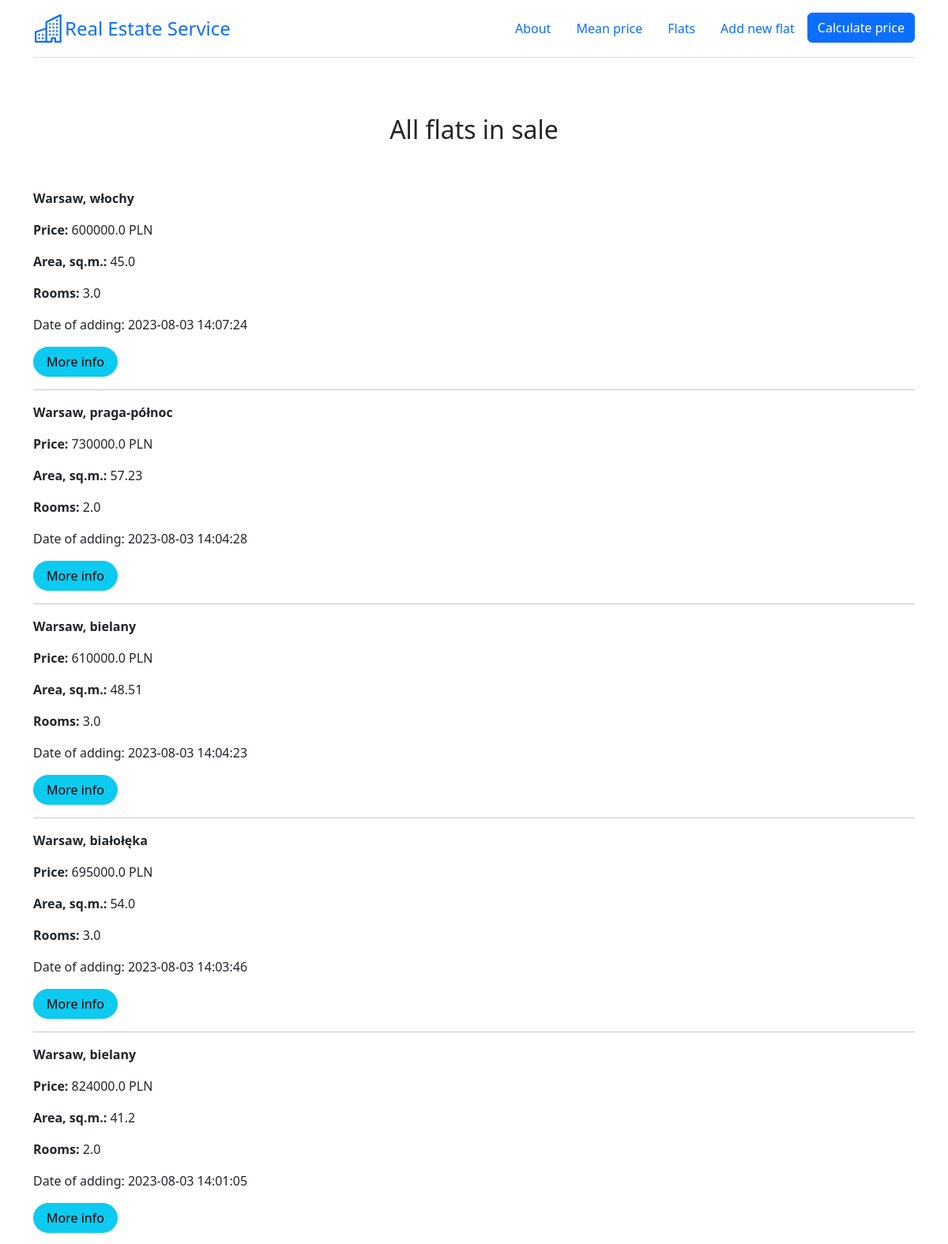
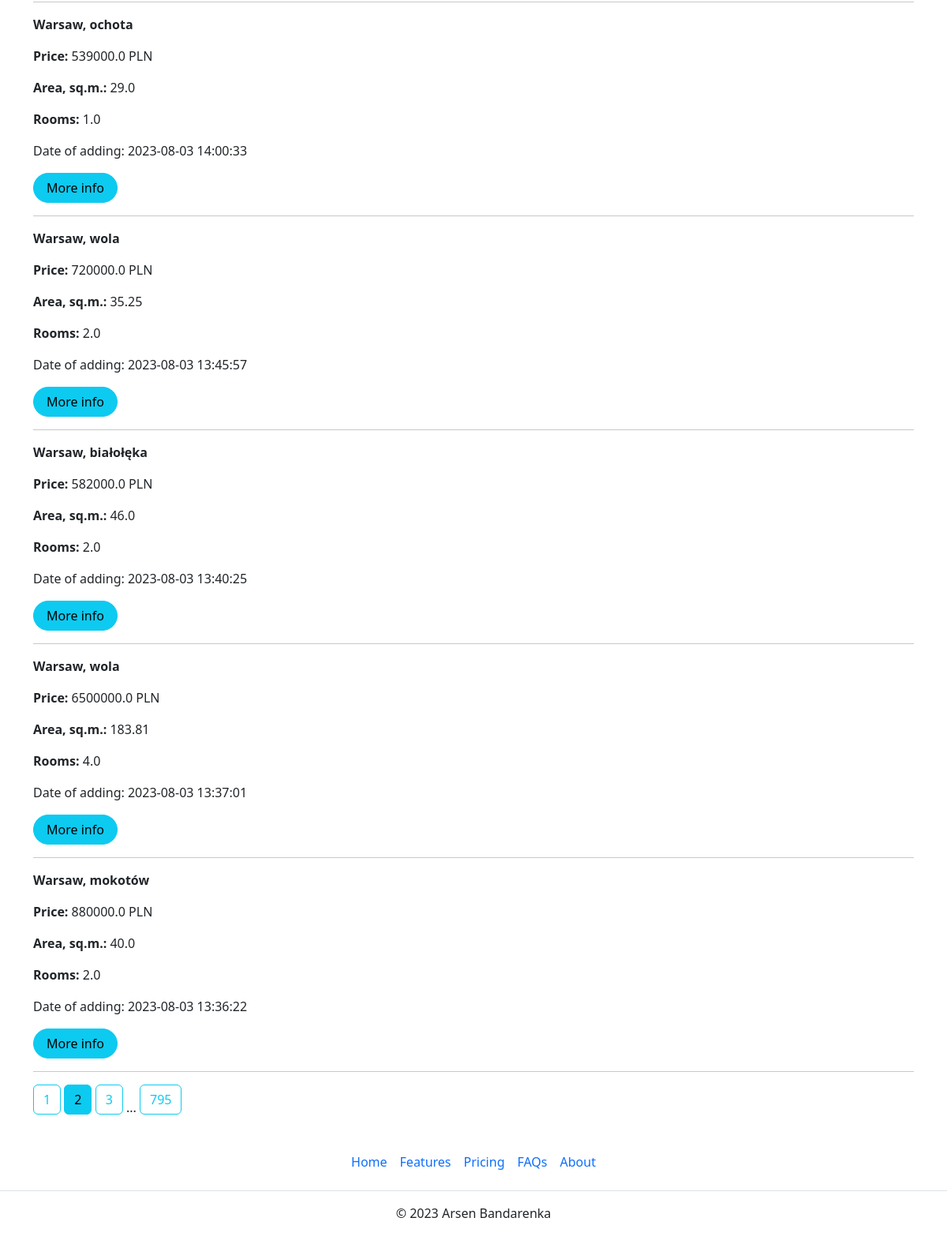
Page /flats?page=2 on the earlier database version (2 pictures, top to bottom).
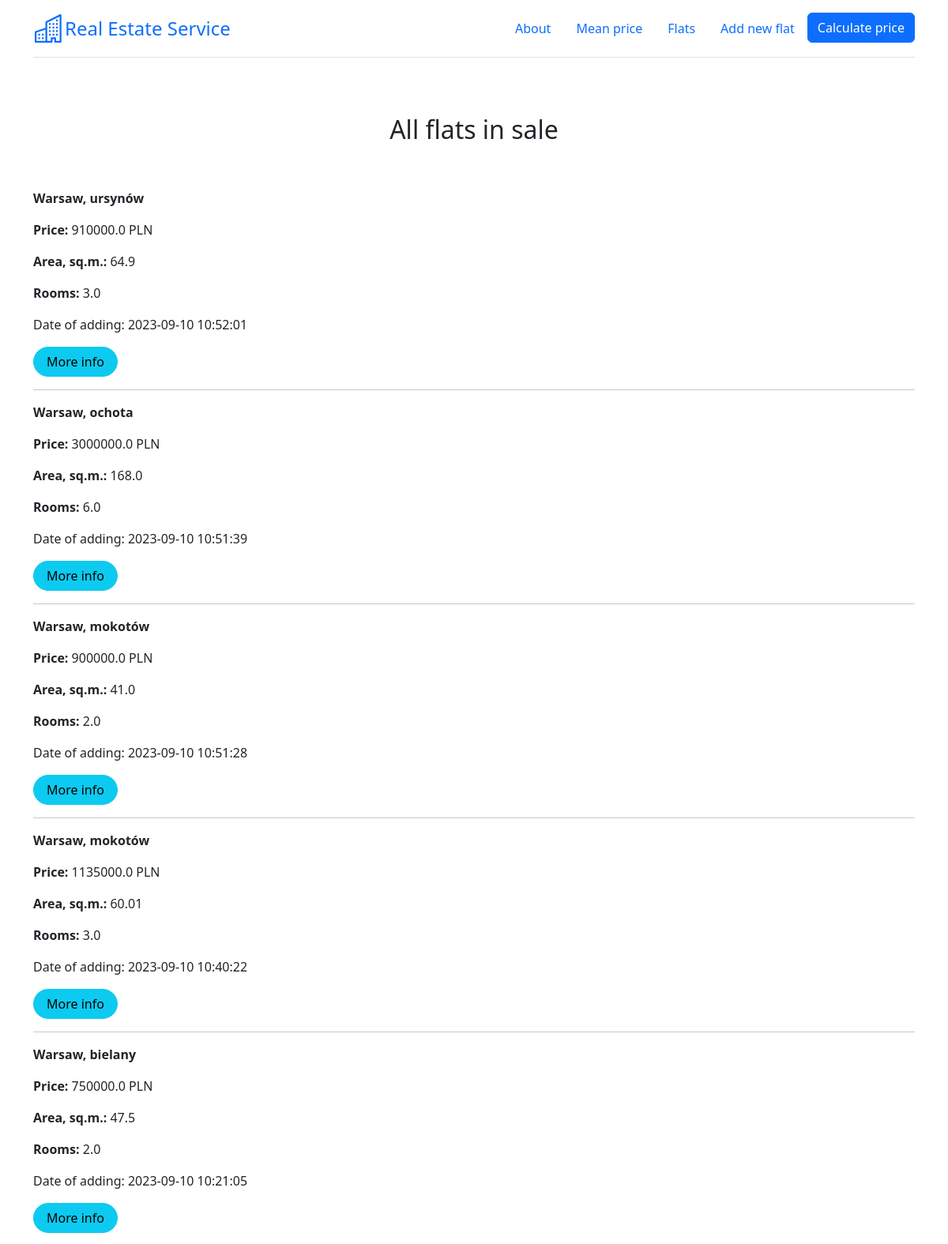
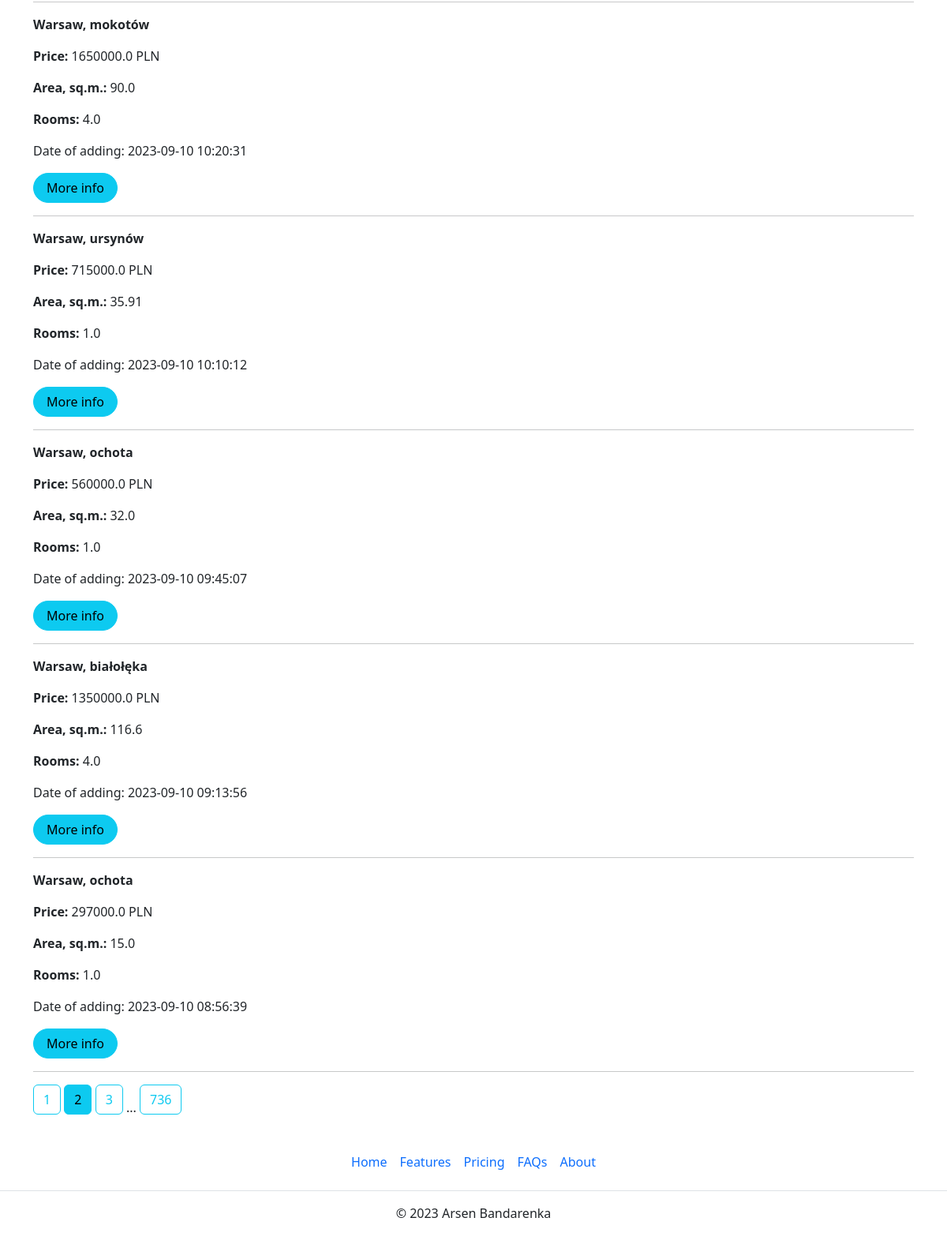
Same page on the later database version (2 pictures, top to bottom).
### app.py (models this page shows)
class Flat(db.Model):
    __tablename__ = "flats_load"
    __table_args__ = {'extend_existing': True}
    id = db.Column(db.Integer, primary_key=True, unique=True)
    district = db.Column(db.Text)
    street = db.Column(db.Text)
    price = db.Column(db.Float)
    area = db.Column(db.Float)
    rooms = db.Column(db.Integer)
    renovation = db.Column(db.Integer)
    floor = db.Column(db.Integer)
    market = db.Column(db.Integer)
    elevator = db.Column(db.Integer)
    balcony = db.Column(db.Integer)
    terrace = db.Column(db.Integer)
    garden = db.Column(db.Integer)
    central_heating = db.Column(db.Integer)
    seller = db.Column(db.Integer)
    blok = db.Column(db.Integer)
    parking = db.Column(db.Integer)
    publication_date = db.Column(db.DateTime, default=datetime.datetime.now())

### app.py (the view)
@app.route('/flats')
def show_flats():
    page = request.args.get('page', 1, type=int)
    flats = db.paginate(db.select(Flat).order_by(Flat.publication_date.desc()), page=page, per_page=10)
    return render_template('gpt_page.html', flats=flats, floor_dict=floor_dict)

### templates/gpt_page.html (shortened to what this page needs)
{% extends 'base.html' %}
{% block text_center %}<h2>All flats in sale</h2>{% endblock %}
{% block body %}
{% for flat in flats.items %}
    <p><strong>Warsaw, {{flat.district}}</strong></p>
    <p><strong>Price: </strong> {{flat.price}} PLN</p>
    <p><strong>Area, sq.m.: </strong> {{flat.area}}</p>
    <p><strong>Rooms: </strong> {{flat.rooms}}</p>
    <p>Date of adding: {{flat.publication_date}}</p>
    <a href="/flats/{{ flat.id }}" class="btn btn-info rounded-pill px-3">More info</a>
    <hr>
{% endfor %}
{% for page_num in flats.iter_pages(left_edge=1, left_current=1, right_current=1, right_edge=1) %}
{% if page_num %}
    {% if flats.page == page_num %}
    <a class="btn btn-info mb-4" href="{{ url_for('show_flats', page=page_num) }}">{{ page_num }}</a>
    {% else %}
    <a class="btn btn-outline-info mb-4" href="{{ url_for('show_flats', page=page_num) }}">{{ page_num }}</a>
    {% endif %}
{% else %}
...
{% endif %}
{% endfor %}
{% endblock %}

Differences in the rows shown:
no longer on this page (row edited): Flat: district "włochy", price "600000.0", area "45.0", rooms "3.0", publication_date "2023-08-03 14:07:24"
no longer on this page (row edited): Flat: district "praga-północ", price "730000.0", area "57.23", rooms "2.0", publication_date "2023-08-03 14:04:28"
no longer on this page (row edited): Flat: district "bielany", price "610000.0", area "48.51", rooms "3.0", publication_date "2023-08-03 14:04:23"
no longer on this page (row edited): Flat: district "białołęka", price "695000.0", area "54.0", rooms "3.0", publication_date "2023-08-03 14:03:46"
no longer on this page (row edited): Flat: district "bielany", price "824000.0", area "41.2", rooms "2.0", publication_date "2023-08-03 14:01:05"
no longer on this page (row edited): Flat: district "ochota", price "539000.0", area "29.0", rooms "1.0", publication_date "2023-08-03 14:00:33"
no longer on this page (row edited): Flat: district "wola", price "720000.0", area "35.25", rooms "2.0", publication_date "2023-08-03 13:45:57"
no longer on this page (row edited): Flat: district "białołęka", price "582000.0", area "46.0", rooms "2.0", publication_date "2023-08-03 13:40:25"
no longer on this page (row edited): Flat: district "wola", price "6500000.0", area "183.81", rooms "4.0", publication_date "2023-08-03 13:37:01"
no longer on this page (row edited): Flat: district "mokotów", price "880000.0", area "40.0", rooms "2.0", publication_date "2023-08-03 13:36:22"
now on this page (row edited): Flat: district "ursynów", price "910000.0", area "64.9", rooms "3.0", publication_date "2023-09-10 10:52:01"
now on this page (row edited): Flat: district "ochota", price "3000000.0", area "168.0", rooms "6.0", publication_date "2023-09-10 10:51:39"
now on this page (row edited): Flat: district "mokotów", price "900000.0", area "41.0", rooms "2.0", publication_date "2023-09-10 10:51:28"
now on this page (row edited): Flat: district "mokotów", price "1135000.0", area "60.01", rooms "3.0", publication_date "2023-09-10 10:40:22"
now on this page (row edited): Flat: district "bielany", price "750000.0", area "47.5", rooms "2.0", publication_date "2023-09-10 10:21:05"
now on this page (row edited): Flat: district "mokotów", price "1650000.0", area "90.0", rooms "4.0", publication_date "2023-09-10 10:20:31"
now on this page (row edited): Flat: district "ursynów", price "715000.0", area "35.91", rooms "1.0", publication_date "2023-09-10 10:10:12"
now on this page (row edited): Flat: district "ochota", price "560000.0", area "32.0", rooms "1.0", publication_date "2023-09-10 09:45:07"
now on this page (row edited): Flat: district "białołęka", price "1350000.0", area "116.6", rooms "4.0", publication_date "2023-09-10 09:13:56"
now on this page (row edited): Flat: district "ochota", price "297000.0", area "15.0", rooms "1.0", publication_date "2023-09-10 08:56:39"
Other differences:
new list line: "736"
list line gone: "795"
